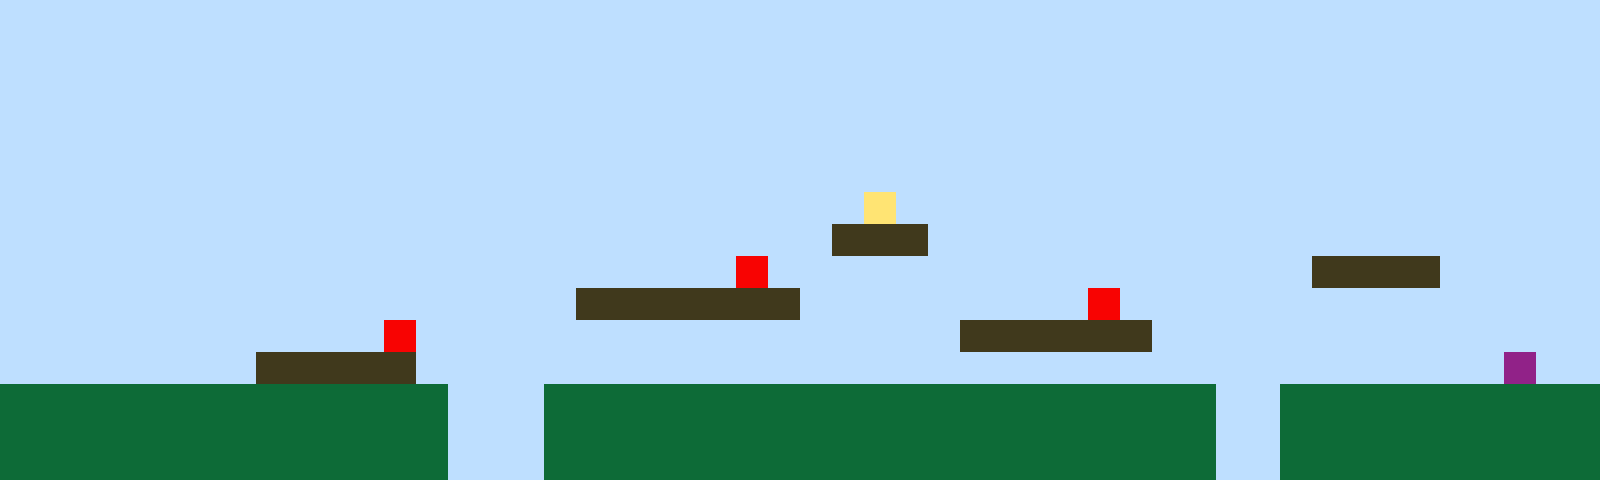

A level layout from a 2D game, rendered from its tile map. Below: a short description, then the map file with its tile-grid data intact:
An orthogonal 50x15 tile map with 32x32 px tiles, 1 tile layer (Tile Layer 1).

<map version="1.10" tiledversion="1.11.2" orientation="orthogonal" renderorder="right-up" width="50" height="15" tilewidth="32" tileheight="32" infinite="0" nextlayerid="2" nextobjectid="1"><editorsettings><export target="map1.csv" format="csv" /></editorsettings><tileset firstgid="1" name="sprites" tilewidth="32" tileheight="32" tilecount="6" columns="3"><image source="sprites.png" width="96" height="64" /></tileset><layer id="1" name="Tile Layer 1" width="50" height="15"><data encoding="csv">1,1,1,1,1,1,1,1,1,1,1,1,1,1,1,1,1,1,1,1,1,1,1,1,1,1,1,1,1,1,1,1,1,1,1,1,1,1,1,1,1,1,1,1,1,1,1,1,1,1,1,1,1,1,1,1,1,1,1,1,1,1,1,1,1,1,1,1,1,1,1,1,1,1,1,1,1,1,1,1,1,1,1,1,1,1,1,1,1,1,1,1,1,1,1,1,1,1,1,1,1,1,1,1,1,1,1,1,1,1,1,1,1,1,1,1,1,1,1,1,1,1,1,1,1,1,1,1,1,1,1,1,1,1,1,1,1,1,1,1,1,1,1,1,1,1,1,1,1,1,1,1,1,1,1,1,1,1,1,1,1,1,1,1,1,1,1,1,1,1,1,1,1,1,1,1,1,1,1,1,1,1,1,1,1,1,1,1,1,1,1,1,1,1,1,1,1,1,1,1,1,1,1,1,1,1,1,1,1,1,1,1,1,1,1,1,1,1,1,1,1,1,1,1,1,1,1,1,1,1,1,1,1,1,1,1,1,1,1,1,1,1,1,1,1,1,1,1,1,1,1,1,1,1,1,1,1,1,1,1,1,1,1,1,1,1,1,1,1,1,1,1,1,1,1,1,1,1,1,1,1,1,1,1,1,1,1,1,1,1,1,1,1,1,1,1,1,1,1,1,1,1,1,1,1,1,1,1,1,1,1,1,1,1,1,1,1,1,1,1,1,1,1,1,1,1,1,4,1,1,1,1,1,1,1,1,1,1,1,1,1,1,1,1,1,1,1,1,1,1,1,1,1,1,1,1,1,1,1,1,1,1,1,1,1,1,1,1,1,1,1,1,1,1,1,1,3,3,3,1,1,1,1,1,1,1,1,1,1,1,1,1,1,1,1,1,1,1,1,1,1,1,1,1,1,1,1,1,1,1,1,1,1,1,1,1,1,1,1,1,1,1,1,5,1,1,1,1,1,1,1,1,1,1,1,1,1,1,1,1,1,3,3,3,3,1,1,1,1,1,1,1,1,1,1,1,1,1,1,1,1,1,1,1,1,1,1,1,3,3,3,3,3,3,3,1,1,1,1,1,1,1,1,1,5,1,1,1,1,1,1,1,1,1,1,1,1,1,1,1,1,1,1,1,1,1,1,1,1,1,1,1,5,1,1,1,1,1,1,1,1,1,1,1,1,1,1,1,1,1,3,3,3,3,3,3,1,1,1,1,1,1,1,1,1,1,1,1,1,1,1,1,1,1,1,1,1,1,3,3,3,3,3,1,1,1,1,1,1,1,1,1,1,1,1,1,1,1,1,1,1,1,1,1,1,1,1,1,1,1,1,1,1,1,1,1,1,6,1,1,2,2,2,2,2,2,2,2,2,2,2,2,2,2,1,1,1,2,2,2,2,2,2,2,2,2,2,2,2,2,2,2,2,2,2,2,2,2,1,1,2,2,2,2,2,2,2,2,2,2,2,2,2,2,2,2,2,2,2,2,2,2,2,2,1,1,1,2,2,2,2,2,2,2,2,2,2,2,2,2,2,2,2,2,2,2,2,2,1,1,2,2,2,2,2,2,2,2,2,2,2,2,2,2,2,2,2,2,2,2,2,2,2,2,1,1,1,2,2,2,2,2,2,2,2,2,2,2,2,2,2,2,2,2,2,2,2,2,1,1,2,2,2,2,2,2,2,2,2,2</data></layer></map>
